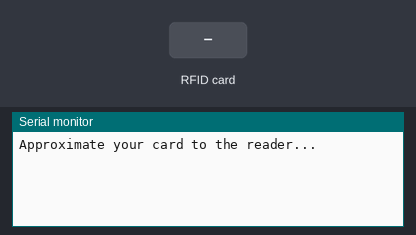
A sketch run on a simulated Arduino Mega 2560, built with avr-gcc and run on an emulated ATmega2560. Shown: the last lines printed to the serial monitor. Inputs (shaded band) come from the test bench.

Above: at 1.2 s.
1.3 s: RFID card BE 84 BE 79 held to the reader
At 2.0 s:
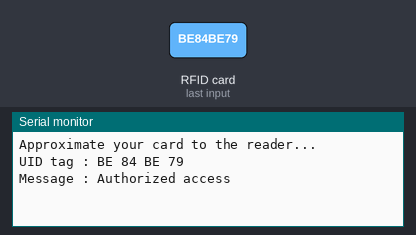
2.8 s: RFID card 5E 7A 19 C4 held to the reader
At 5.6 s:
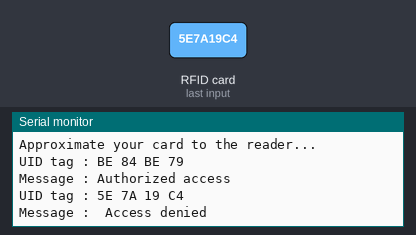

Measured:
- after the input at 1.3 s, the serial monitor: prints a new line at once (image 1)
- after the input at 2.8 s, the serial monitor: prints a new line after 1.5 s (image 2)

The sketch:

RFIDTrial1.ino
```cpp
#include <SPI.h>
#include <MFRC522.h>

/* Typical pin layout used:
   -----------------------------------------------------------------------------------------
               MFRC522      Arduino       Arduino   Arduino    Arduino          Arduino
               Reader/PCD   Uno/101       Mega      Nano v3    Leonardo/Micro   Pro Micro
   Signal      Pin          Pin           Pin       Pin        Pin              Pin
   -----------------------------------------------------------------------------------------
   RST/Reset   RST          9             5         D9         RESET/ICSP-5     RST
   SPI SS      SDA(SS)      10            53        D10        10               10
   SPI MOSI    MOSI         11 / ICSP-4   51        D11        ICSP-4           16
   SPI MISO    MISO         12 / ICSP-1   50        D12        ICSP-1           14
   SPI SCK     SCK          13 / ICSP-3   52        D13        ICSP-3           15
*/

#define SS_PIN 53
#define RST_PIN 5
MFRC522 mfrc522(SS_PIN, RST_PIN);   // Create MFRC522 instance.

void setup()
{
  Serial.begin(9600);   // Initiate a serial communication
  SPI.begin();      // Initiate  SPI bus
  mfrc522.PCD_Init();   // Initiate MFRC522
  Serial.println("Approximate your card to the reader...");
  Serial.println();

}
void loop()
{
  // Look for new cards
  if ( ! mfrc522.PICC_IsNewCardPresent())
  {
    return;
  }
  // Select one of the cards
  if ( ! mfrc522.PICC_ReadCardSerial())
  {
    return;
  }
  //Show UID on serial monitor
  Serial.print("UID tag :");
  String content = "";
  byte letter;
  for (byte i = 0; i < mfrc522.uid.size; i++)
  {
    Serial.print(mfrc522.uid.uidByte[i] < 0x10 ? " 0" : " ");
    Serial.print(mfrc522.uid.uidByte[i], HEX);
    content.concat(String(mfrc522.uid.uidByte[i] < 0x10 ? " 0" : " "));
    content.concat(String(mfrc522.uid.uidByte[i], HEX));
  }
  Serial.println();
  Serial.print("Message : ");
  content.toUpperCase();

  if (content.substring(1) == "BE 84 BE 79") //change here the UID of the card/cards that you want to give access
  {
    Serial.println("Authorized access");
    Serial.println();
    delay(3000);
  }

  else
  {
    Serial.println(" Access denied");
    delay(3000);
  }
}
```
